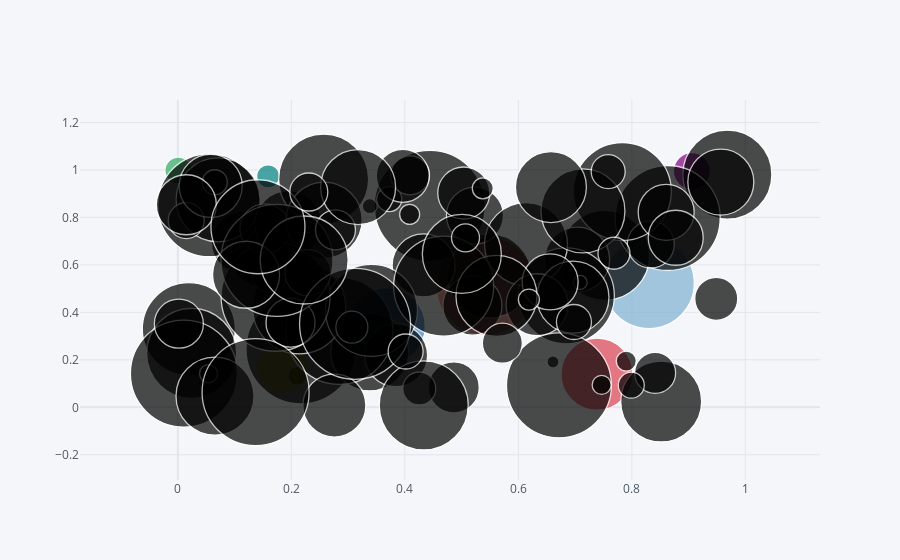

This figure's notebook cell:
### Markdown cell above
### Bolha

### Code cell
df1.iplot(kind='bubble', x='A', y='B', size='C')
